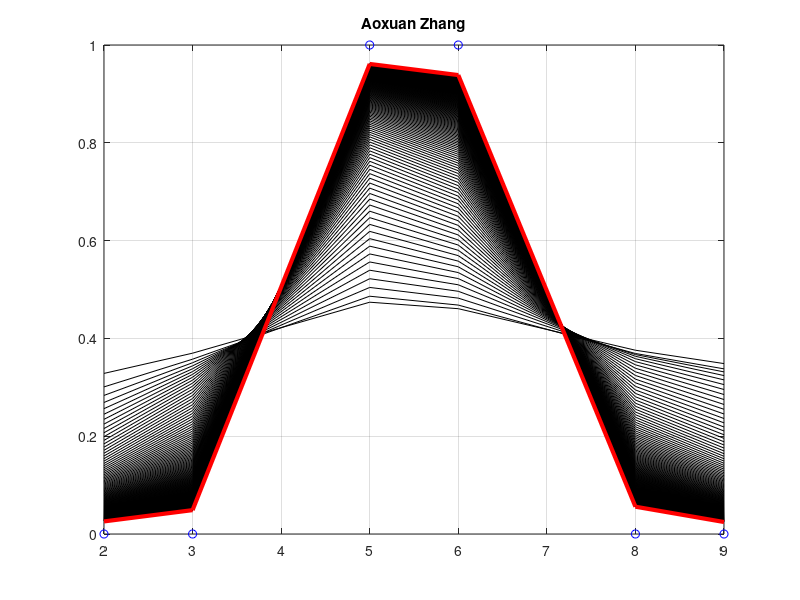

The MATLAB source for this figure:
clear;clf
X = [2 3 5 6 8 9]; T = [0 0 1 1 0 0];
plot(X,T,'bo'); hold on; grid on
p = @(u) 1./(1+exp(-u));
Dp = @(u) exp(-u)./(1+exp(-u)).^2;
E = @(y,t) sum(0.5*(y-t).^2)/6;
w = [-5   1; 6.5 -1]; v = [-1 1 1 ];
Tol = 1.0e-7; eta = 0.1;
MaxIter = 1.0e6; n = 1; Difference = Tol*2;
E1 = 1000;
while Difference>=Tol && n <=MaxIter
for m = 1:length(T)
x = [1 X(m)]';
uh = w*x;
z = p(uh);
z = [1;z];
uo = v*z;
y(m) = p(uo);
dEdv = (y(m)-T(m))*Dp(uo)*z';
dEdw = ((y(m)-T(m))*Dp(uo))*(Dp(uh).*v(2:end)')*x';
v = v-eta*dEdv;
w = w-eta*dEdw;
end
for m = 1:length(T)
x = [1 X(m)]';
uh = w*x;
z = p(uh);
z = [1;z];
uo = v*z;
y(m) = p(uo);
end
E2 = E(y,T);
Difference = abs(E2-E1);
E1 = E2; n = n+1;
if (mod(n,50) == 0)
plot(X,y,'k-');
pause(0.01);
fprintf('y(%d)={%f,%f,%f,%f,%f,%f}, E(W,X)=%f \n', ...
n, y(1), y(2), y(3), y(4), y(5), y(6), E1);
end
end
plot(X,y,'r-','linewidth',3)
fprintf('y(%d)={%f,%f,%f,%f,%f,%f}, E(W,X)=%f \n', ...
n, y(1), y(2), y(3), y(4), y(5), y(6), E1);
title('Aoxuan Zhang');
